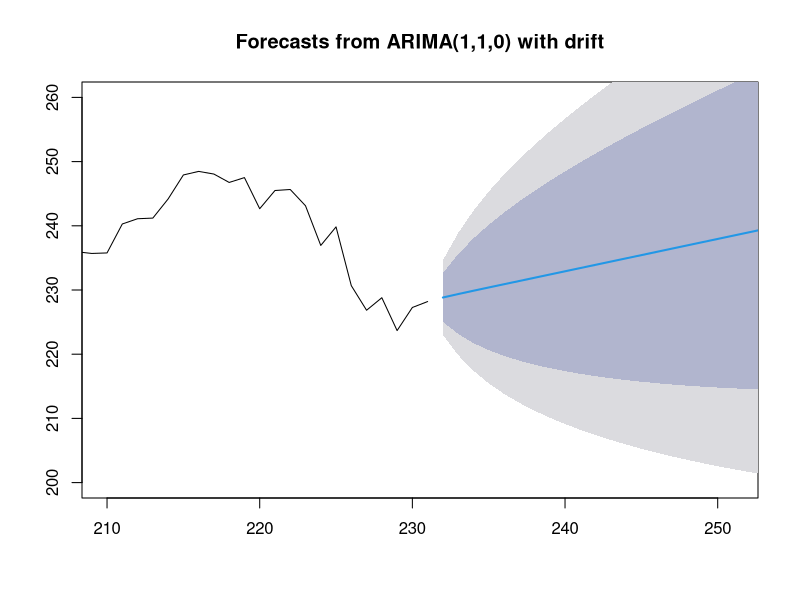
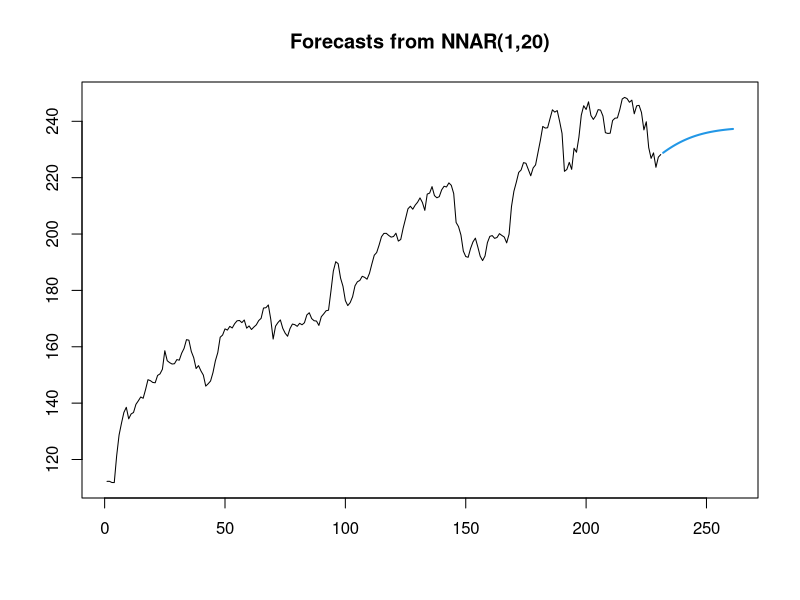

Reproduce these figures in R, in order.
# This tool is currently under development


library('forecast')
Data <- read.csv('LSTM_Predicted.csv')
Max_params <- 10
fit_arima <- auto.arima(Data, d = NA, D = NA, max.p = Max_params, max.q = Max_params, 
                        max.P = Max_params, max.Q = Max_params, max.order = 50, 
                        max.d = Max_params, max.D = Max_params, 
                        start.p = 1,
                        start.q = 1, start.P = 1, start.Q = 1, stationary = FALSE,
                        seasonal = FALSE, ic = 'aic', stepwise = FALSE,
                        trace = TRUE, approximation = FALSE,
                        truncate = NULL, xreg = NULL, test = 'kpss',
                        seasonal.test = "ocsb", allowdrift = TRUE, allowmean = TRUE,
                        lambda = NULL, biasadj = FALSE, parallel = TRUE, num.cores = 2)
plot(forecast(fit_arima, h = 100), xlim = c(210, nrow(Data)+20), 
     ylim = c(200, 260))
fit_nnetar <- nnetar(Data[,1], size=20, repeats = 20)
plot(forecast(fit_nnetar, h = 30))
  
